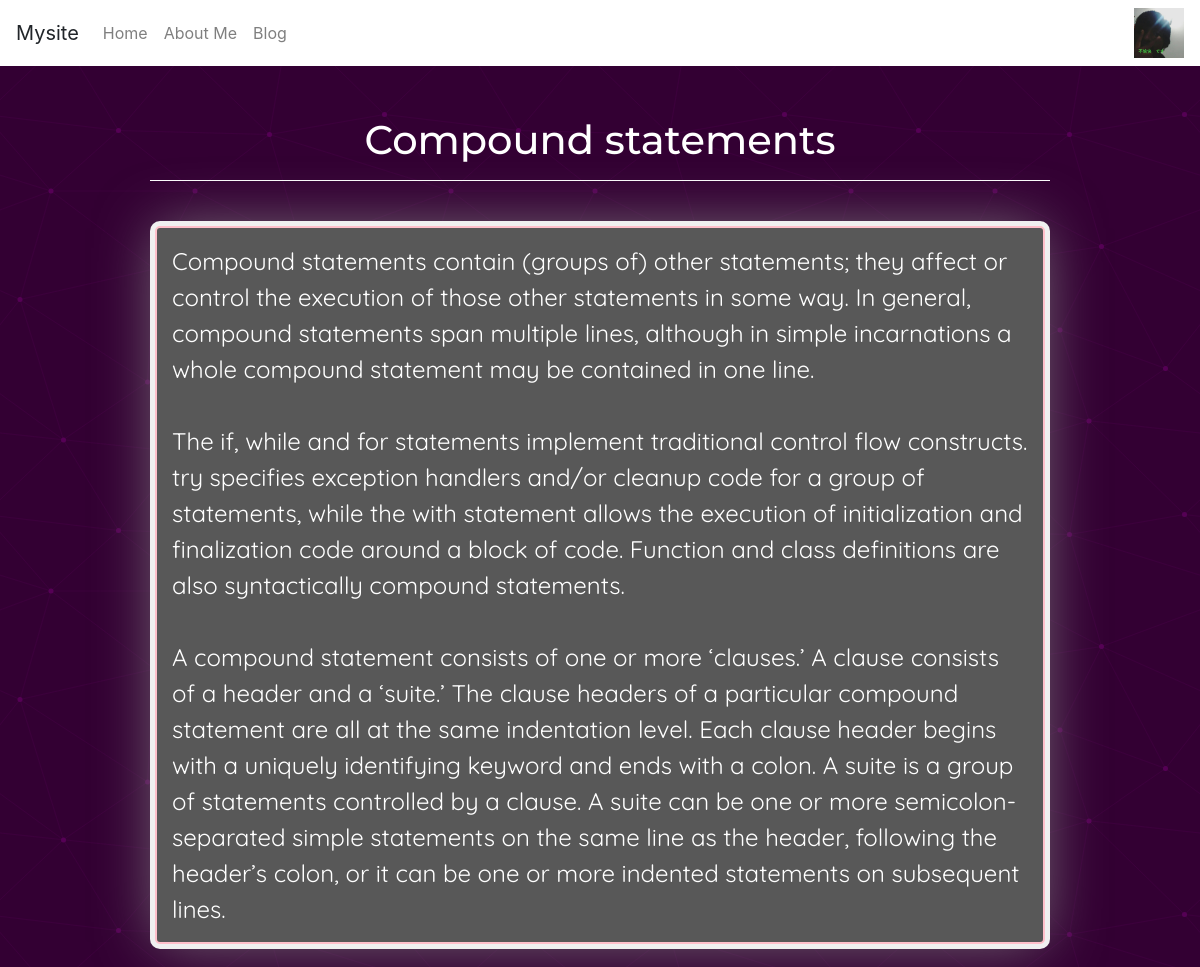
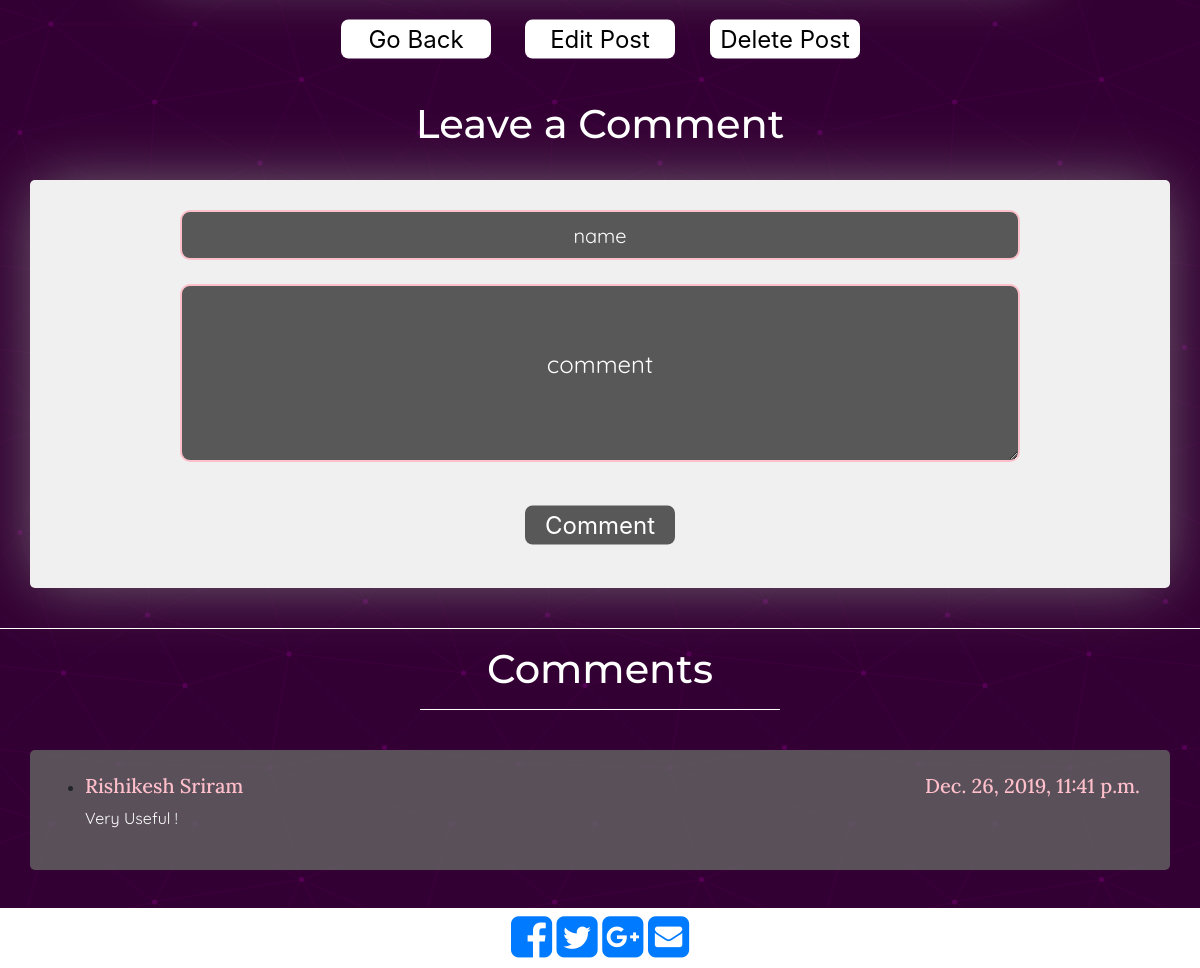
The app's page /blog/view/47/ with its own data (2 pictures, top to bottom).
### blog/models.py (models this page shows, shortened)
class Post(models.Model):
    title=models.CharField(max_length=100)
    date=models.DateTimeField()
    content=models.CharField(max_length=1000)

class Comment(models.Model):
    name=models.CharField(max_length=50)
    date=models.DateTimeField()
    comment=models.CharField(max_length=500)
    post=models.ForeignKey(Post,on_delete=models.CASCADE)

### blog/views.py (the view)
# urls.py: path('view/<int:postid>/',views.viewpost,name='viewpost'),
def viewpost(request,postid):
    post_to_view=get_object_or_404(Post,pk=postid)
    comments=Comment.objects.filter(post__id=postid)
    return render(request,'blog/view.html',{"post_to_view":post_to_view,"comments":comments})

### blog/templates/blog/view.html (shortened to what this page needs)
{% extends 'blog/base.html' %}
{% block content %}
	<div id="post">
		<div class= "post">
			<h1 class="posttitle">{{post_to_view.title}}</h1>
			<hr style="width: 75%;">
			<br>
			<div class="container" id="postcontent">
				<div id="bordiv">
					<p id="thisid">{{post_to_view.content|linebreaksbr }}</p>
				</div>
			</div>
		</div>
		<br>
		<div id="butns">
			<a href="{% url 'blog:index' %}"><button>Go Back</button></a>
			<a href="{% url 'blog:index' %}editpost/{{post_to_view.id}}/"><button>Edit Post</button></a>
			<a href="{% url 'blog:index' %}delete/{{post_to_view.id}}"><button>Delete Post</button></a>
		</div>
		<br>
	</div>
	<br>
	<h1 class="posttitle">Leave a Comment</h1>
	<br>
	<div class="container" id="commentz">
		<form class="commentform" action="{% url 'blog:index' %}createcomment/{{post_to_view.id}}/" method="post">
			<input id="comname" type="text" name="name" placeholder="name" required="true">
			<br><br>
			<textarea rows="4" cols="5" id="comtext" name="text" placeholder="comment" required="true"></textarea>
			<br><br>
			<input id="combtn" type="submit" name="comment" value="Comment">
		</form>
	</div>
	<br><hr><h1 id="comh3">Comments</h1><hr id="comhr"><br>
	<div class="container" id="comcont">
		<ul>
			<br>
		{% for comment in comments %}
			<div class="comment">
				<li>
					<div class="row singlecom">
						<div class="col-lg-9">
							<h5>{{comment.name}}</h5>
						</div>
						<div class="col-lg-3" id="comdate">
							<h5>{{comment.date}}</h5>
						</div>
					</div>
					<p style="font-family: Quicksand;color: white;">{{comment.comment}}</p>
				</li>
			</div>
		{% endfor %}
		<br>
		</ul>
	</div>
{% endblock%}

### blog/templates/blog/view.html (style rules this page uses)
#post { margin-top: 50px; }
.posttitle { text-align: center; font-family: Montserrat; color: white; }
hr { border-color: white; border-width: 1px; }
#bordiv { background: rgba(50,50,50,0.8); }
#postcontent { padding: 5px; margin-left: auto; margin-right: auto; border-radius: 10px; background-color: rgba(240,240,240,1); box-shadow: 0px 0px 60px -7px rgba(122,113,122,1); color: white; font-family: Quicksand; font-size: 24px; width: 75%; margin-bottom: 20px; }
#thisid { margin-bottom: 0; margin-top: 0; padding: 10px; }
#butns { text-align: center; }
#butns button { transform: scale(1.5); margin-left: 40px; margin-right: 40px; border:0; background-color: white; }
button { border-radius: 5px; border: 0 solid white; width:100px; background-color: rgba(219,219,224,0.9); }
#commentz { background-color: rgba(240,240,240,1); box-shadow: 0px 0px 60px -7px rgba(122,113,122,1); padding: 10px; border-radius: 5px; text-align: center; }
::placeholder { text-align: center; color: white; }
#comname { text-align: center; margin-left: auto; margin-right: auto; border: 2px solid pink; border-radius: 10px; background: rgba(50,50,50,0.8); height: 50px; color: white; font-family: Quicksand; width: 75%; font-size: 20px; }
#comtext { padding: 15px; margin-left: auto; margin-right: auto; border: 2px solid pink; border-radius: 10px; background: rgba(50,50,50,0.8); color: white; font-family: Quicksand; font-size: 24px; width: 75%; margin-bottom: 20px; }
#comtext::placeholder { padding-top: 45px; }
#combtn { border-radius: 5px; margin-bottom: 20px; color: white; border:0; width:100px; transform: scale(1.5); background-color: rgba(50,50,50,0.8); }
.commentform { padding-top: 20px; padding-bottom: 20px; }
#comh3 { text-align: center; font-family: Montserrat; color:white; }
#comhr { width: 30%; }
#comcont { background-color: rgba(100,100,100,0.8); border-radius: 5px; margin-bottom: 50px; }
#comdate { text-align: center; }
.singlecom { font-family: Lora; color: pink; }
#bordiv { border: 2px solid pink; padding: 5px; border-radius: 5px; }

### records on screen
Post: title "Compound statements", content "Compound statements contain (groups of) other statements; they affect or control the execution of those other statements in some way. In general, compound statements span multiple lines, although in simple incarnations a whole compound statement may be contained in one line. The if, while and for statements implement traditional control flow constructs. try specifies exception handlers and/or cleanup code for a group of statements, while the with statement allows the execution of initialization and finalization code around a block of code. Function and class definitions are also syntactically compound statements. A compound statement consists of one or more ‘clauses.’ A clause consists of a…"
Comment: name "Rishikesh Sriram", date "Dec. 26, 2019, 11:41 p.m.", comment "Very Useful !"
